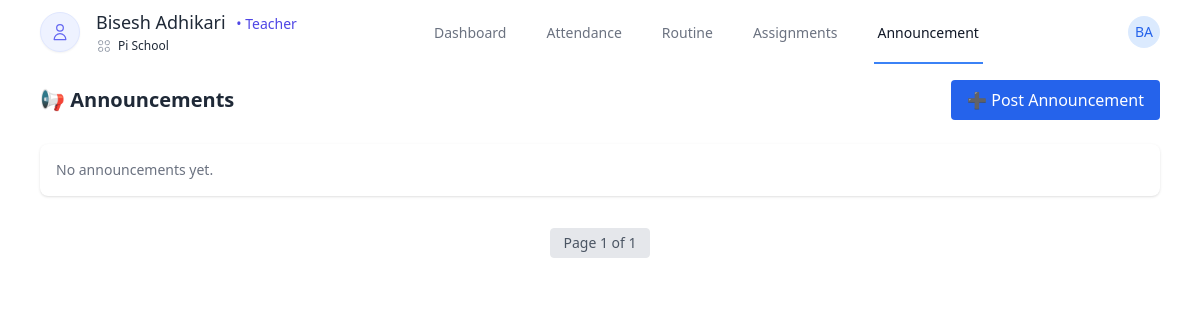
Screenshot of /teacher/announcement/ (signed in) with the database file from the repository.
### users/models.py (models this page shows, shortened)
class CustomUser(AbstractUser):
    school = models.ForeignKey(School, on_delete=models.CASCADE, null=True, blank=True)
    is_school_admin = models.BooleanField(default=False)
    is_teacher = models.BooleanField(default=False)
    is_student = models.BooleanField(default=False)

class School(models.Model):
    name = models.CharField(max_length=100, unique=True)
    created_at = models.DateTimeField(auto_now_add=True)

### dashboard/views.py (the view)
# urls.py: path('teacher/announcement/', teacher_announcement, name='teacher_announcement'),
def teacher_announcement(request):
    school = request.user.school
    announcements_list = Announcement.objects.filter(school=school).order_by('-created_at')
    paginator = Paginator(announcements_list, 3)  # Show 5 announcements per page
    page_number = request.GET.get('page')
    announcements = paginator.get_page(page_number)
    context = {
        'announcements': announcements,
    }
    return render(request, 'dashboard/teachers/teacher_announcement.html', context)

### dashboard/templatetags/custom_tags.py (called while the page is built)
@register.filter
def short_school_name(value):
    words = value.split()
    if len(words) >= 4:
        return f"{words[0]} {words[1]} {words[-1]}"
    return value

### dashboard/templates/dashboard/teachers/teacher_announcement.html (shortened to what this page needs)
{% extends "dashboard/base.html" %}
{% block content %}
<div class="max-w-6xl mx-auto p-4 space-y-6">
  <div class="flex items-center justify-between">
    <h1 class="text-xl font-semibold text-gray-800">📢 Announcements</h1>
    <button onclick="openAnnouncementModal()" class="bg-blue-600 text-white px-4 py-2 rounded hover:bg-blue-700">
      ➕ Post Announcement
    </button>
  </div>
  <div class="bg-white rounded-lg shadow p-4 space-y-4">
    {% if announcements %}
      {% for announcement in announcements %}
        <div class="border-b pb-3">
          <div class="flex justify-between items-center">
            <p class="font-semibold text-gray-800">{{ announcement.title }}</p>
            <span class="text-xs text-gray-500">{{ announcement.created_at|date:"M d, Y" }}</span>
          </div>
          <p class="text-sm text-gray-600 mt-1">{{ announcement.description }}</p>
          <div class="text-xs text-gray-500 mt-1">
            {{ announcement.get_type_display }} | Posted by: {{ announcement.created_by }}
          </div>
         <div class="flex gap-3 items-center text-xs font-medium">
            {% if announcement.created_by == request.user %}
            <a href="javascript:void(0);"
                class="text-blue-600 hover:underline"
                onclick="openEditAnnouncementModal(this)"
                data-id="{{ announcement.id }}"
                data-title="{{ announcement.title }}"
                data-description="{{ announcement.description|default:'' }}"
                data-type="{{ announcement.type }}">
                ✏️ Edit
            </a>
            <form action="{% url 'delete_announcement' announcement.id %}" method="POST"
                    class="inline-block"
                    onsubmit="return confirm('Are you sure you want to delete this announcement?');">
                {% csrf_token %}
                <button type="submit" class="text-red-600 hover:underline">
                🗑️ Delete
                </button>
            </form>
            {% endif %}
            </div>
        </div>
      {% endfor %}
    {% else %}
      <p class="text-sm text-gray-500">No announcements yet.</p>
    {% endif %}
  </div>
</div>
<div class="mt-4 flex justify-center space-x-2 text-sm text-gray-600 mb-4">
  <span class="px-3 py-1 border rounded bg-gray-200">
    Page {{ announcements.number }} of {{ announcements.paginator.num_pages }}
  </span>
</div>
{% endblock %}

### dashboard/templates/dashboard/navbar.html (shortened to what this page needs)
{% load custom_tags %}
  <nav class="no-print">
    <div class="max-w-8xl mx-auto px-10">
    <div class="flex justify-between h-16">
      <div class="flex items-center">
        {% if request.user.is_school_admin %}
        <div class="flex-shrink-0 flex items-center">
          <svg class="h-8 w-8 text-blue-500" fill="none" viewBox="0 0 24 24" stroke="currentColor">
            <path stroke-linecap="round" stroke-linejoin="round" stroke-width="2" d="M12 6.253v13m0-13C10.832 5.477 9.246 5 7.5 5S4.168 5.477 3 6.253v13C4.168 18.477 5.754 18 7.5 18s3.332.477 4.5 1.253m0-13C13.168 5.477 14.754 5 16.5 5c1.747 0 3.332.477 4.5 1.253v13C19.832 18.477 18.247 18 16.5 18c-1.746 0-3.332.477-4.5 1.253" />
          </svg>
          <span class="ml-2 text-xl font-bold text-gray-800 truncate" title="{{ request.user.school.name }}">
            {{ request.user.school.name|short_school_name }}
          </span>
        </div>
        {% elif request.user.is_teacher %}
        <div class="flex items-center gap-4">
          <div class="relative">
            <div class="w-10 h-10 rounded-full bg-indigo-50 flex items-center justify-center shadow-sm border border-indigo-100">
              <svg xmlns="http://www.w3.org/2000/svg" class="h-5 w-5 text-indigo-500" fill="none" viewBox="0 0 24 24" stroke="currentColor">
                <path stroke-linecap="round" stroke-linejoin="round" stroke-width="1.5" d="M16 7a4 4 0 11-8 0 4 4 0 018 0zM12 14a7 7 0 00-7 7h14a7 7 0 00-7-7z" />
              </svg>
            </div>
          </div>
          <div>
            <h1 class="text-lg font-medium text-gray-800 leading-tight">
              {{ request.user.first_name }} {{ request.user.last_name }}
              <span class="text-sm font-normal text-indigo-600 ml-1.5">• Teacher</span>
            </h1>
            <div class="flex items-center mt-1 text-gray-500">
            <span class="text-xs text-gray-800 truncate" title="{{ request.user.school.name }}">
              {{ request.user.school.name|short_school_name }}
            </span>
        </div>
          </div>
        </div>
        {% endif %}
      </div>
     <div class="hidden sm:ml-6 sm:flex sm:space-x-8">
      {% if request.user.is_school_admin %}
      <a href="{% url 'school_admin_dashboard' %}"
        class="{% if request.resolver_match.url_name == 'school_admin_dashboard' %}border-blue-500 text-gray-900{% else %}border-transparent text-gray-500 hover:border-gray-300 hover:text-gray-700{% endif %} inline-flex items-center px-1 pt-1 border-b-2 text-sm font-medium">
        Dashboard
      </a>
      <a href="{% url 'teachers' %}"
        class="{% if request.resolver_match.url_name == 'teachers' %}border-blue-500 text-gray-900{% else %}border-transparent text-gray-500 hover:border-gray-300 hover:text-gray-700{% endif %} inline-flex items-center px-1 pt-1 border-b-2 text-sm font-medium">
        Teachers
      </a>
      <a href="{% url 'students' %}"
        class="{% if request.resolver_match.url_name == 'students' %}border-blue-500 text-gray-900{% else %}border-transparent text-gray-500 hover:border-gray-300 hover:text-gray-700{% endif %} inline-flex items-center px-1 pt-1 border-b-2 text-sm font-medium">
        Students
      </a>
      <a href="{% url 'subjects' %}"
        class="{% if request.resolver_match.url_name == 'subjects' %}border-blue-500 text-gray-900{% else %}border-transparent text-gray-500 hover:border-gray-300 hover:text-gray-700{% endif %} inline-flex items-center px-1 pt-1 border-b-2 text-sm font-medium">
        Subjects
      </a>
      <a href="{% url 'grades' %}"
        class="{% if request.resolver_match.url_name == 'grades' %}border-blue-500 text-gray-900{% else %}border-transparent text-gray-500 hover:border-gray-300 hover:text-gray-700{% endif %} inline-flex items-center px-1 pt-1 border-b-2 text-sm font-medium">
        Grades & Sections
      </a>
      <a href="{% url 'overall_attendance' %}"
        class="{% if request.resolver_match.url_name == 'overall_attendance' %}border-blue-500 text-gray-900{% else %}border-transparent text-gray-500 hover:border-gray-300 hover:text-gray-700{% endif %} inline-flex items-center px-1 pt-1 border-b-2 text-sm font-medium">
        Attendance
      </a>
      <a href="{% url 'routine_setup' %}"
        class="{% if request.resolver_match.url_name == 'routine_setup' %}border-blue-500 text-gray-900{% else %}border-transparent text-gray-500 hover:border-gray-300 hover:text-gray-700{% endif %} inline-flex items-center px-1 pt-1 border-b-2 text-sm font-medium">
        Routine Setup
      </a>
      {% comment %} <a href="{% url 'reports' %}"
        class="{% if request.resolver_match.url_name == 'reports' %}border-blue-500 text-gray-900{% else %}border-transparent text-gray-500 hover:border-gray-300 hover:text-gray-700{% endif %} inline-flex items-center px-1 pt-1 border-b-2 text-sm font-medium">
        Reports
      </a> {% endcomment %}
      {% comment %} <a href=""
        class="{% if request.resolver_match.url_name == 'reports' %}border-blue-500 text-gray-900{% else %}border-transparent text-gray-500 hover:border-gray-300 hover:text-gray-700{% endif %} inline-flex items-center px-1 pt-1 border-b-2 text-sm font-medium">
        Reports
      </a> {% endcomment %}
      {% elif request.user.is_teacher %}
      <a href="{% url 'teacher_dashboard' %}"
        class="{% if request.resolver_match.url_name == 'teacher_dashboard' %}border-blue-500 text-gray-900{% else %}border-transparent text-gray-500 hover:border-gray-300 hover:text-gray-700{% endif %} inline-flex items-center px-1 pt-1 border-b-2 text-sm font-medium">
        Dashboard
      </a>
      <a href="{% url 'attendance' %}"
        class="{% if request.resolver_match.url_name == 'attendance' %}border-blue-500 text-gray-900{% else %}border-transparent text-gray-500 hover:border-gray-300 hover:text-gray-700{% endif %} inline-flex items-center px-1 pt-1 border-b-2 text-sm font-medium">
        Attendance
      </a>
      <a href="{% url 'teacher_routine' %}"
        class="{% if request.resolver_match.url_name == 'teacher_routine' %}border-blue-500 text-gray-900{% else %}border-transparent text-gray-500 hover:border-gray-300 hover:text-gray-700{% endif %} inline-flex items-center px-1 pt-1 border-b-2 text-sm font-medium">
        Routine
      </a>
      <a href="/assignment"
        class="{% if request.resolver_match.url_name == 'assignment' %}border-blue-500 text-gray-900{% else %}border-transparent text-gray-500 hover:border-gray-300 hover:text-gray-700{% endif %} inline-flex items-center px-1 pt-1 border-b-2 text-sm font-medium">
        Assignments
      </a>
      <a href="{% url 'teacher_announcement' %}"
        class="{% if request.resolver_match.url_name == 'teacher_announcement' %}border-blue-500 text-gray-900{% else %}border-transparent text-gray-500 hover:border-gray-300 hover:text-gray-700{% endif %} inline-flex items-center px-1 pt-1 border-b-2 text-sm font-medium">
        Announcement
      </a>
      {% endif %}
    </div>
      <div class="hidden sm:ml-6 sm:flex sm:items-center">
        <div class="ml-3 relative">
          <div>
            <button type="button" class="bg-white rounded-full flex text-sm focus:outline-none focus:ring-2 focus:ring-offset-2 focus:ring-blue-500" id="user-menu-button" aria-expanded="false" aria-haspopup="true">
              {% if request.user.is_staff %}
              <div class="h-8 w-8 rounded-full bg-blue-100 flex items-center justify-center text-blue-600 font-medium">
                {{ request.user.first_name|first }}{{ request.user.last_name|first }}
              </div>
              {% elif request.user.is_school_admin %}
              <div class="h-8 w-8 rounded-full bg-blue-100 flex items-center justify-center text-blue-600 font-medium">
                {{ request.user.school.name|first }}
              </div>
              {% else %}
              <div class="h-8 w-8 rounded-full bg-blue-100 flex items-center justify-center text-blue-600 font-medium">
                {{ request.user.first_name|first }}{{ request.user.last_name|first }}
              {% endif %}
            </button>
          </div>
        </div>
      </div>
    </div>
  </div>
</nav>

### rows the page displays
CustomUser: user.first_name "Bisesh", user.last_name "Adhikari", user.school.name|short_school_name "Pi School", user.first_name|first "B", user.last_name|first "A"

### other values shown
{{ announcements.number }} "1"
{{ announcements.paginator.num_pages }} "1"
